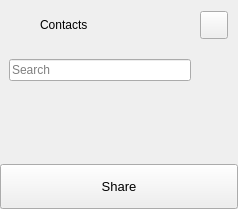
        <widget class="QFrame" name="extraLeftBox">
         <property name="minimumSize">
          <size>
           <width>0</width>
           <height>0</height>
          </size>
         </property>
         <property name="maximumSize">
          <size>
           <width>0</width>
           <height>16777215</height>
          </size>
         </property>
         <property name="frameShape">
          <enum>QFrame::NoFrame</enum>
         </property>
         <property name="frameShadow">
          <enum>QFrame::Raised</enum>
         </property>
         <layout class="QVBoxLayout" name="extraColumLayout">
          <property name="spacing">
           <number>0</number>
          </property>
          <property name="leftMargin">
           <number>0</number>
          </property>
          <property name="topMargin">
           <number>0</number>
          </property>
          <property name="rightMargin">
           <number>0</number>
          </property>
          <property name="bottomMargin">
           <number>0</number>
          </property>
          <item>
           <widget class="QFrame" name="extraTopBg">
            <property name="minimumSize">
             <size>
              <width>0</width>
              <height>50</height>
             </size>
            </property>
            <property name="maximumSize">
             <size>
              <width>16777215</width>
              <height>50</height>
             </size>
            </property>
            <property name="frameShape">
             <enum>QFrame::NoFrame</enum>
            </property>
            <property name="frameShadow">
             <enum>QFrame::Raised</enum>
            </property>
            <layout class="QVBoxLayout" name="verticalLayout_5">
             <property name="spacing">
              <number>0</number>
             </property>
             <property name="leftMargin">
              <number>0</number>
             </property>
             <property name="topMargin">
              <number>0</number>
             </property>
             <property name="rightMargin">
              <number>0</number>
             </property>
             <property name="bottomMargin">
              <number>0</number>
             </property>
             <item>
              <layout class="QGridLayout" name="extraTopLayout">
               <property name="leftMargin">
                <number>10</number>
               </property>
               <property name="rightMargin">
                <number>10</number>
               </property>
               <property name="horizontalSpacing">
                <number>10</number>
               </property>
               <property name="verticalSpacing">
                <number>0</number>
               </property>
               <item row="0" column="0">
                <widget class="QFrame" name="extraIcon">
                 <property name="minimumSize">
                  <size>
                   <width>20</width>
                   <height>0</height>
                  </size>
                 </property>
                 <property name="maximumSize">
                  <size>
                   <width>20</width>
                   <height>20</height>
                  </size>
                 </property>
                 <property name="styleSheet">
                  <string notr="true">background-image: url(:/icons/images/icons/cil-people.png);</string>
                 </property>
                 <property name="frameShape">
                  <enum>QFrame::NoFrame</enum>
                 </property>
                 <property name="frameShadow">
                  <enum>QFrame::Raised</enum>
                 </property>
                </widget>
               </item>
               <item row="0" column="1">
                <widget class="QLabel" name="extraLabel">
                 <property name="minimumSize">
                  <size>
                   <width>150</width>
                   <height>0</height>
                  </size>
                 </property>
                 <property name="text">
                  <string>Contacts</string>
                 </property>
                </widget>
               </item>
               <item row="0" column="2">
                <widget class="QPushButton" name="extraCloseColumnBtn">
                 <property name="minimumSize">
                  <size>
                   <width>28</width>
                   <height>28</height>
                  </size>
                 </property>
                 <property name="maximumSize">
                  <size>
                   <width>28</width>
                   <height>28</height>
                  </size>
                 </property>
                 <property name="cursor">
                  <cursorShape>PointingHandCursor</cursorShape>
                 </property>
                 <property name="toolTip">
                  <string>Close left box</string>
                 </property>
                 <property name="text">
                  <string/>
                 </property>
                 <property name="icon">
                  <iconset resource="resources.qrc">
                   <normaloff>:/icons/images/icons/icon_close.png</normaloff>:/icons/images/icons/icon_close.png</iconset>
                 </property>
                 <property name="iconSize">
                  <size>
                   <width>20</width>
                   <height>20</height>
                  </size>
                 </property>
                </widget>
               </item>
              </layout>
             </item>
            </layout>
           </widget>
          </item>
          <item>
           <widget class="QFrame" name="extraContent">
            <property name="frameShape">
             <enum>QFrame::NoFrame</enum>
            </property>
            <property name="frameShadow">
             <enum>QFrame::Raised</enum>
            </property>
            <layout class="QVBoxLayout" name="verticalLayout_12">
             <property name="spacing">
              <number>0</number>
             </property>
             <property name="leftMargin">
              <number>0</number>
             </property>
             <property name="topMargin">
              <number>0</number>
             </property>
             <property name="rightMargin">
              <number>0</number>
             </property>
             <property name="bottomMargin">
              <number>0</number>
             </property>
             <item>
              <widget class="QWidget" name="contactsWidget" native="true">
               <property name="maximumSize">
                <size>
                 <width>240</width>
                 <height>16777215</height>
                </size>
               </property>
               <layout class="QVBoxLayout" name="verticalLayout_25">
                <property name="leftMargin">
                 <number>0</number>
                </property>
                <property name="topMargin">
                 <number>0</number>
                </property>
                <property name="rightMargin">
                 <number>0</number>
                </property>
                <property name="bottomMargin">
                 <number>0</number>
                </property>
                <item>
                 <layout class="QHBoxLayout" name="searchBarHorizontalLayout">
                  <property name="leftMargin">
                   <number>9</number>
                  </property>
                  <property name="topMargin">
                   <number>9</number>
                  </property>
                  <property name="rightMargin">
                   <number>9</number>
                  </property>
                  <property name="bottomMargin">
                   <number>9</number>
                  </property>
                  <item>
                   <widget class="QLineEdit" name="lineEdit_2">
                    <property name="placeholderText">
                     <string>Search</string>
                    </property>
                   </widget>
                  </item>
                  <item>
                   <widget class="QPushButton" name="pushButton_3">
                    <property name="styleSheet">
                     <string notr="true">border: none;
background-color: transparent;</string>
                    </property>
                    <property name="text">
                     <string/>
                    </property>
                    <property name="icon">
                     <iconset resource="resources.qrc">
                      <normaloff>:/icons/images/icons/cil-magnifying-glass.png</normaloff>:/icons/images/icons/cil-magnifying-glass.png</iconset>
                    </property>
                   </widget>
                  </item>
                 </layout>
                </item>
                <item>
                 <widget class="QScrollArea" name="contactsScrollArea">
                  <property name="maximumSize">
                   <size>
                    <width>240</width>
                    <height>16777215</height>
                   </size>
                  </property>
                  <property name="styleSheet">
                   <string notr="true"/>
                  </property>
                  <property name="frameShape">
                   <enum>QFrame::NoFrame</enum>
                  </property>
                  <property name="horizontalScrollBarPolicy">
                   <enum>Qt::ScrollBarAlwaysOff</enum>
                  </property>
                  <property name="widgetResizable">
                   <bool>true</bool>
                  </property>
                  <widget class="QWidget" name="contactsScrollAreaWidgetContents">
                   <property name="geometry">
                    <rect>
                     <x>0</x>
                     <y>0</y>
                     <width>16</width>
                     <height>393</height>
                    </rect>
                   </property>
                   <property name="styleSheet">
                    <string notr="true">border-radius: 0px;</string>
                   </property>
                   <layout class="QVBoxLayout" name="verticalLayout_27">
                    <property name="spacing">
                     <number>0</number>
                    </property>
                    <property name="leftMargin">
                     <number>0</number>
                    </property>
                    <property name="topMargin">
                     <number>0</number>
                    </property>
                    <property name="rightMargin">
                     <number>0</number>
                    </property>
                    <property name="bottomMargin">
                     <number>0</number>
                    </property>
                    <item>
                     <layout class="QVBoxLayout" name="contactsVerticalLayout"/>
                    </item>
                   </layout>
                  </widget>
                 </widget>
                </item>
               </layout>
              </widget>
             </item>
             <item alignment="Qt::AlignTop">
              <widget class="QFrame" name="extraTopMenu">
               <property name="frameShape">
                <enum>QFrame::NoFrame</enum>
               </property>
               <property name="frameShadow">
                <enum>QFrame::Raised</enum>
               </property>
               <layout class="QVBoxLayout" name="verticalLayout_11">
                <property name="spacing">
                 <number>0</number>
                </property>
                <property name="leftMargin">
                 <number>0</number>
                </property>
                <property name="topMargin">
                 <number>0</number>
                </property>
                <property name="rightMargin">
                 <number>0</number>
                </property>
                <property name="bottomMargin">
                 <number>0</number>
                </property>
                <item>
                 <widget class="QPushButton" name="btn_share">
                  <property name="sizePolicy">
                   <sizepolicy hsizetype="Expanding" vsizetype="Fixed">
                    <horstretch>0</horstretch>
                    <verstretch>0</verstretch>
                   </sizepolicy>
                  </property>
                  <property name="minimumSize">
                   <size>
                    <width>0</width>
                    <height>45</height>
                   </size>
                  </property>
                  <property name="font">
                   <font>
                    <family>Segoe UI</family>
                    <pointsize>10</pointsize>
                    <italic>false</italic>
                    <bold>false</bold>
                   </font>
                  </property>
                  <property name="cursor">
                   <cursorShape>PointingHandCursor</cursorShape>
                  </property>
                  <property name="layoutDirection">
                   <enum>Qt::LeftToRight</enum>
                  </property>
                  <property name="styleSheet">
                   <string notr="true">background-image: url(:/icons/images/icons/cil-share-boxed.png);</string>
                  </property>
                  <property name="text">
                   <string>Share</string>
                  </property>
                 </widget>
                </item>
               </layout>
              </widget>
             </item>
            </layout>
           </widget>
          </item>
         </layout>
        </widget>
